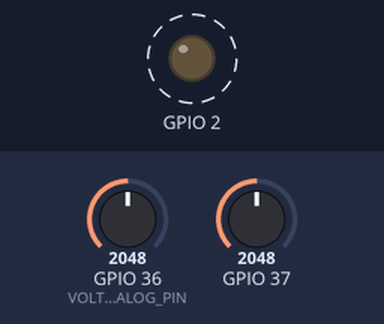
A program run on a simulated ESP32. On the bench: output pins drawn as LEDs (lit = HIGH). Dashed ring = blinking. The inputs (shaded band) are chosen by the test bench; at power-on: GPIO 36 (VOLTAGE_ANALOG_PIN) = 2048, GPIO 37 = 2048.

Above: at 0.05 s.
Timing chart, 0 to 3.0 s (numbered marks = the images above):
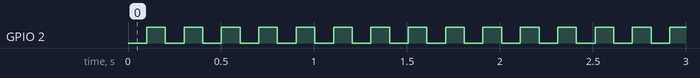

Measured:
- by itself, GPIO 2: alternates HIGH for 0.10 s and LOW for 0.10 s

The program:

main.cpp
```cpp
#include <Arduino.h>
#include "config.h"
#include "log.h"
#include "BME280.h"
#include "BaroAltitudeSensor.h"
#include "AutoCurrentSensor.h"
#include "CurrentSensor.h"
#include "BatterySensor.h"
#include "CellCountDetector.h"
#include "VoltageSensor.h"
#include "NeoGPSSensor.h"
#include "GPSSensor.h"
#include "FlightModeSensor.h"
#include "crc8.h"
#include "CrsfProtocol.h"
#include "MeanValueFilter.h"

static Crc8 crc(CRSFProtocol::CRSF_POLY);
static CRSFProtocol protocol(crc);

#ifdef BATTERY_SENSOR
static BatterySensor *pBatterySensor;
#endif

#ifdef BARO_ALTITUDE_SENSOR
static BaroAltitudeSensor *pBaroAltitudeSensor;
#endif

#ifdef GPS_SENSOR
static GPSSensor *pGPSSensor;
#endif

#ifdef FLIGHT_MODE_SENSOR
static FlightModeSensor *pFlightModeSensor;
#endif

Stream *pCrsfStream = nullptr;

void setup() {
    pinMode(BUILTIN_LED_PORT, OUTPUT);
#ifdef CONFIGURE_ANALOG_REFERENCE_SOURCE
    analogReference(ANALOG_REFERENCE_SOURCE);
#endif

    Serial.begin(9600);

#ifdef ARDUINO_AVR_PRO
    Serial.begin(CRSF_BAUDRATE, SERIAL_8N1);
    pCrsfStream = &Serial;
#else
#if defined(CRSF_RX_PIN) && defined(CRSF_TX_PIN)
    Serial1.begin(CRSF_BAUDRATE, SERIAL_8N1, CRSF_RX_PIN, CRSF_TX_PIN);
    pCrsfStream = &Serial1;
#else
    Serial1.begin(CRSF_BAUDRATE);
    pCrsfStream = &Serial1;
#endif
#endif

#ifdef BATTERY_SENSOR
    VoltageSensor *pVoltageSensor = nullptr;
#endif
#ifdef VOLTAGE_SENSOR
    CellCountDetector *pCellCountDetector = nullptr;
    pCellCountDetector = new CellCountDetector();
    pCellCountDetector->setCalibrationPeriod(CALIBRATION_PERIOD);

    pVoltageSensor = new VoltageSensor(VOLTAGE_ANALOG_PIN, RESISTOR_TO_VOLTAGE, RESISTOR_TO_GROUND);
    pVoltageSensor->setFilter(new MeanValueFilter());
    pVoltageSensor->setReportInterval(STANDARD_REPORT_INTERVAL);
#endif

#ifdef BATTERY_SENSOR
    ICurrentSensor *pCurrentSensor = nullptr;
#endif
#ifdef CURRENT_SENSOR
    AutoCurrentSensor *pSensor = new AutoCurrentSensor(CURRENT_ANALOG_PIN);
    pSensor->setMilliVoltsPerAmp(MILLIVOLTS_PER_AMP);
    pSensor->setFilter(new MeanValueFilter);
    pSensor->setCalibrationPeriod(CALIBRATION_PERIOD);
    pSensor->setReportInterval(STANDARD_REPORT_INTERVAL);
    pCurrentSensor = pSensor;
#endif

#ifdef BATTERY_SENSOR
    pBatterySensor = new BatterySensor();
    pBatterySensor->setVoltageSensor(pVoltageSensor);
    pBatterySensor->setCurrentSensor(pCurrentSensor);
    pBatterySensor->setCellCountDetector(pCellCountDetector);
#endif

#ifdef BARO_ALTITUDE_SENSOR
    Wire.begin(BARO_SDA_PIN, BARO_SCL_PIN);
    pBaroAltitudeSensor = new BaroAltitudeSensor(new BME280());
    pBaroAltitudeSensor->setFilter(new MeanValueFilter());
    pBaroAltitudeSensor->setCalibrationPeriod(CALIBRATION_PERIOD);
    pBaroAltitudeSensor->setReportInterval(STANDARD_REPORT_INTERVAL);
#endif

#ifdef GPS_SENSOR
    Serial2.begin(GPS_BAUDRATE, SERIAL_8N1, GPS_RX_PIN, GPS_TX_PIN);
    pGPSSensor = new GPSSensor(new NeoGPSSensor(Serial2));
#endif

#ifdef FLIGHT_MODE_SENSOR
    pFlightModeSensor = new FlightModeSensor();
#endif
}

void loop() {
    static bool ledState = false;
    uint8_t *payLoad;

    digitalWrite(BUILTIN_LED_PORT, ledState ? HIGH : LOW);
    ledState = !ledState;

#ifdef BATTERY_SENSOR
    pBatterySensor->update();
    payLoad = pBatterySensor->getPayLoad();
    protocol.setData(BatterySensor::FRAMETYPE, payLoad, BatterySensor::PAYLOAD_LEN);
    protocol.write(*pCrsfStream);
#endif

#ifdef BARO_ALTITUDE_SENSOR
    pBaroAltitudeSensor->update();
    payLoad = pBaroAltitudeSensor->getPayLoad();
    protocol.setData(BaroAltitudeSensor::FRAMETYPE, payLoad, BaroAltitudeSensor::PAYLOAD_LEN);
    protocol.write(*pCrsfStream);
#endif

#ifdef GPS_SENSOR
    pGPSSensor->update();
    payLoad = pGPSSensor->getPayLoad();
    protocol.setData(GPSSensor::FRAMETYPE, payLoad, GPSSensor::PAYLOAD_LEN);
    protocol.write(*pCrsfStream);
#endif

#ifdef FLIGHT_MODE_SENSOR
    pFlightModeSensor->update();
    payLoad = pFlightModeSensor->getPayLoad();
    protocol.setData(FlightModeSensor::FRAMETYPE, payLoad, pFlightModeSensor->getPayLoadLen());
    protocol.write(*pCrsfStream);
#endif

  	delay(UPDATE_RATE);
}
```

AutoCurrentSensor.cpp
```cpp
#include <Arduino.h>
#include <log.h>
#include "AutoCurrentSensor.h"
#include "CurrentSensor.h"
#include "MeanValueFilter.h"

#define SECONDS_PER_HOUR 3600.0

AutoCurrentSensor::AutoCurrentSensor(uint8_t analogPin) :
    CurrentSensor(analogPin),
    pCalibrationFilter(new MeanValueFilter()),
    calibrationPeriod(0),
    calibrating(true) {
}

void AutoCurrentSensor::calibrate() {
    double pinVoltage = readPinVoltage();
    pCalibrationFilter->addValue(pinVoltage);
    LOG("Add value: ", pinVoltage, "\n");

    unsigned long elapsedTime = timer.getElapsedTime();
    if (elapsedTime >= calibrationPeriod) {
        double filteredValue = 1000.0 * pCalibrationFilter->getFilteredValue();
        LOG("FilteredValue: ", filteredValue, "\n");
        setMilliVoltsForZeroAmps(filteredValue);
        calibrating = false;
        timer.reset();
    }
}

void AutoCurrentSensor::update() {
    if (calibrating)
        calibrate();
    else
        CurrentSensor::update();
}

void AutoCurrentSensor::setCalibrationPeriod(unsigned long calibrationPeriod) {
    this->calibrationPeriod = calibrationPeriod;
}
```

AutoCurrentSensor.h
```cpp
#ifndef AUTO_CURRENT_SENSOR_H
#define AUTO_CURRENT_SENSOR_H

#include <stdint.h>
#include "config.h"
#include "CurrentSensor.h"
#include "Filter.h"
#include "Timer.h"

/**
 * An automatic calibrating current measurement sensor.
 * The sensor takes the first measured values as zero Amp reference.
 * You have to make sure to reduce the input voltage to the range [0..ANALOG_VOLTAGE_REFERENCE]
 * eventually by using a voltage divider.
 */
class AutoCurrentSensor : public CurrentSensor {
    public:
        explicit AutoCurrentSensor(uint8_t analogPin);
        void setCalibrationPeriod(unsigned long calibrationPeriod);
        virtual void update() override;

    private:
        AutoCurrentSensor(const AutoCurrentSensor &) = delete;
        void operator=(const AutoCurrentSensor &) = delete;
        Filter *pCalibrationFilter;
        unsigned long calibrationPeriod;
        bool calibrating;

        void calibrate();
        void updateValue();
};

#endif  
```

BaroAltitudeSensor.cpp
```cpp
#include <stdint.h>
#include <math.h>
#include <Arduino.h>
#include <Encoder.h>
#include "log.h"
#include "BaroAltitudeSensor.h"

BaroAltitudeSensor::BaroAltitudeSensor(IAltitudeSensor *pAltitudeSensor) :
    calibrating(true),
    zeroAltitude(0.0),
    altitude(0.0),
    verticalSpeed(0.0),
    pAltitudeSensor(pAltitudeSensor),
    pFilter(nullptr),
    calibrationPeriod(0),
    reportInterval(0) {
}

void BaroAltitudeSensor::calibrate() {
    float readAltitude = pAltitudeSensor->readAltitude();
    pFilter->addValue(readAltitude);
    unsigned long elapsedTime = timer.getElapsedTime();
    if (elapsedTime >= calibrationPeriod) {
        zeroAltitude = pFilter->getFilteredValue();
        calibrating = false;
        pFilter->reset();
        timer.reset();
    }
}

void BaroAltitudeSensor::updateValue() {
    float readAltitude = pAltitudeSensor->readAltitude();
    pFilter->addValue(readAltitude);
    unsigned long elapsedTime = timer.getElapsedTime();
    if (elapsedTime >= reportInterval) {
        float newAltitude = pFilter->getFilteredValue() - zeroAltitude;
        pFilter->reset();
        verticalSpeed = 1000.0 * (newAltitude - altitude) / elapsedTime;
        LOG("newAltitude:", newAltitude, " verticalSpeed:", verticalSpeed, "\n");
        altitude = newAltitude;
        timer.reset();
    }
}

void BaroAltitudeSensor::update() {
    if (calibrating)
        calibrate();
    else
        updateValue();
}

uint8_t *BaroAltitudeSensor::getPayLoad() {
    uint16_t valAltitude = (uint16_t)(round(10000.0 + 10 * altitude)); /// 10000 + dm
    int16_t valVerticalSpeed = (int16_t)(round(100 * verticalSpeed)); // cm/s

    uint8_t *buffer = payLoad;
    buffer = Encoder::encode16(valAltitude, buffer);
    Encoder::encode16(valVerticalSpeed, buffer);

    return payLoad;
}

void BaroAltitudeSensor::setFilter(Filter *pFilter) {
    this->pFilter = pFilter;
}

void BaroAltitudeSensor::setCalibrationPeriod(unsigned long calibrationPeriod) {
    this->calibrationPeriod = calibrationPeriod;
}

void BaroAltitudeSensor::setReportInterval(unsigned long reportInterval) {
    this->reportInterval = reportInterval;
}
```

BaroAltitudeSensor.h
```cpp
#include <stdint.h>
#include "IAltitudeSensor.h"
#include "Filter.h"
#include "Timer.h"

class BaroAltitudeSensor {
    public:
        static const unsigned int PAYLOAD_LEN = 4;
        static const unsigned int FRAMETYPE = 0x09;

        explicit BaroAltitudeSensor(IAltitudeSensor *pAltitudeSensor);
        void update();
        uint8_t *getPayLoad();
        void setFilter(Filter *pFilter);
        void setCalibrationPeriod(unsigned long calibrationPeriod);
        void setReportInterval(unsigned long reportInterval);

    private:
        bool calibrating;
        float zeroAltitude;
        float altitude;
        float verticalSpeed;
        uint8_t payLoad[PAYLOAD_LEN];
        IAltitudeSensor *pAltitudeSensor;
        Filter *pFilter;
        unsigned long calibrationPeriod;
        unsigned long reportInterval;
        Timer timer;

        void calibrate();
        void updateValue();

};
```

BatterySensor.cpp
```cpp
#include "BatterySensor.h"
#include <Encoder.h>
#include "log.h"

const float BatterySensor::lipoVoltage[NUM_INTERPOLATION_POINTS] = {3.4, 3.5, 3.6, 3.7, 3.8, 3.9, 4.0, 4.1, 4.2};
const float BatterySensor::lipoPercent[NUM_INTERPOLATION_POINTS] = {0.0, 8.0, 22.0, 45.0, 65.0, 80.0, 90.0, 97.0, 100.0};

BatterySensor::BatterySensor() :
    voltage(0),
    current(0),
    capacity(0),
    remaining(0),
    payLoad{0,},
    pVoltageSensor(nullptr),
    pCurrentSensor(nullptr),
    pCellCountDetector(nullptr) {
}

void BatterySensor::setVoltageSensor(IVoltageSensor *pVoltageSensor) {
    this->pVoltageSensor = pVoltageSensor;
}

void BatterySensor::setCurrentSensor(ICurrentSensor *pCurrentSensor) {
    this->pCurrentSensor = pCurrentSensor;
}

void BatterySensor::setCellCountDetector(CellCountDetector *pCellCountDetector) {
    this->pCellCountDetector = pCellCountDetector;
}

void BatterySensor::update() {
    if (pVoltageSensor) {
        pVoltageSensor->update();
        voltage = pVoltageSensor->getVoltage();
        LOG("Voltage: ", voltage, " V\n");

        pCellCountDetector->addVoltage(voltage);
        if (pCellCountDetector->calibrationDone()) {
            remaining = estimateRemaining(voltage);
            LOG("Remaining: ", remaining, " %\n");
        }
    }

    if (pCurrentSensor) {
        pCurrentSensor->update();
        current = pCurrentSensor->getCurrent();
        LOG("Current ", current, " A\n");
        capacity = pCurrentSensor->getConsumption();
        LOG("Capacity ", capacity, " mAh\n");
    }
}

uint8_t *BatterySensor::getPayLoad() {
    uint16_t valVoltage = (uint16_t)(round(10.0 * voltage));
    uint16_t valCurrent = (uint16_t)(round(10.0 * current));
    uint32_t valCapacity = (uint32_t)(round(capacity));
    uint8_t valRemaining = (uint8_t)(round(remaining));

    uint8_t *buffer = payLoad;
    buffer = Encoder::encode16(valVoltage, buffer);
    buffer = Encoder::encode16(valCurrent, buffer);
    buffer = Encoder::encode24(valCapacity, buffer);
    Encoder::encode8(valRemaining, buffer);
    return payLoad;
}

float BatterySensor::estimateRemaining(float voltage) {
    float estimatedRemaining = 0;
    uint8_t cellCount = pCellCountDetector->getCellCount();

    float cellVoltage = voltage / cellCount;

    if (cellVoltage < lipoVoltage[0])
        estimatedRemaining = 0;
    else if (cellVoltage > lipoVoltage[NUM_INTERPOLATION_POINTS - 1])
        estimatedRemaining = 100.0;
    else {
        for (unsigned index = 0; index < NUM_INTERPOLATION_POINTS - 2; ++index) {
            float lowerVoltage = lipoVoltage[index];
            float upperVoltage = lipoVoltage[index + 1];
            if ((lowerVoltage <= cellVoltage) && (cellVoltage <= upperVoltage)) {
                float diffVoltage = upperVoltage - lowerVoltage;
                float lowerPercentage = lipoPercent[index];
                float upperPercentage = lipoPercent[index + 1];
                float diffPercentage = upperPercentage - lowerPercentage;
                estimatedRemaining = lowerPercentage + diffPercentage * ((cellVoltage - lowerVoltage) / diffVoltage);
            }
        }
    }
    return estimatedRemaining;
}
```

BatterySensor.h
```cpp
#ifndef BATTERY_SENSOR_H
#define BATTERY_SENSOR_H

#include <stdint.h>
#include <ICurrentSensor.h>
#include <IVoltageSensor.h>
#include "CellCountDetector.h"

class BatterySensor {
    public:
        static const unsigned int PAYLOAD_LEN = 8;
        static const unsigned int FRAMETYPE = 0x08;

        BatterySensor();
        void update();
        void setVoltageSensor(IVoltageSensor *pVoltageSensor);
        void setCurrentSensor(ICurrentSensor *pCurrentSensor);
        void setCellCountDetector(CellCountDetector *pCellCountDetector);

        uint8_t *getPayLoad();

    private:
        static const unsigned NUM_INTERPOLATION_POINTS = 9;
        static const float lipoVoltage[NUM_INTERPOLATION_POINTS];
        static const float lipoPercent[NUM_INTERPOLATION_POINTS];

        float voltage;
        float current;
        float capacity;
        float remaining;
        uint8_t payLoad[PAYLOAD_LEN];

        IVoltageSensor *pVoltageSensor;
        ICurrentSensor *pCurrentSensor;
        CellCountDetector *pCellCountDetector;
        uint8_t estimateCellCount(float voltage);
        float estimateRemaining(float voltage);
};

#endif
```

CellCountDetector.cpp
```cpp
#include <Arduino.h>
#include "CellCountDetector.h"

CellCountDetector::CellCountDetector() :
    calibrating(true),
    calibrationPeriod(0),
    cellCount(0) {
}

void CellCountDetector::addVoltage(float voltage) {
    if (calibrating) {
        meanValueFilter.addValue(voltage);
        if (timer.getElapsedTime() >= calibrationPeriod) {
            float meanVoltage = meanValueFilter.getFilteredValue();
            cellCount = estimateCellCount(meanVoltage);
            calibrating = false;
        }
    }
}

void CellCountDetector::setCalibrationPeriod(unsigned long calibrationPeriod) {
    this->calibrationPeriod = calibrationPeriod;
    timer.reset();
}

bool CellCountDetector::calibrationDone() {
    return ! calibrating;
}

uint8_t CellCountDetector::getCellCount() {
    return cellCount;
}

uint8_t CellCountDetector::estimateCellCount(float voltage) {
    for (uint8_t numCells = 1; numCells <= MAX_CELLS; ++numCells) {
        if ((numCells * CELL_EMPTY_VOLTS <= voltage) && (voltage <= numCells * CELL_FULL_VOLTS)) {
            return numCells;
        }
    }
    // Strange battery voltage...
    return max((uint8_t)1, (uint8_t)(round(voltage / CELL_NORM_VOLTS)));
}
```

CellCountDetector.h
```cpp
#ifndef CELL_COUNT_DETECTOR_H
#define CELL_COUNT_DETECTOR_H

#include <stdint.h>
#include "Timer.h"
#include "MeanValueFilter.h"

class CellCountDetector {
    public:
        CellCountDetector();
        void addVoltage(float voltage);
        void setCalibrationPeriod(unsigned long calibrationPeriod);
        bool calibrationDone();
        uint8_t getCellCount();

    private:
        static constexpr float CELL_EMPTY_VOLTS = 3.0;
        static constexpr float CELL_NORM_VOLTS = 3.7;
        static constexpr float CELL_FULL_VOLTS = 4.2;
        static const unsigned MAX_CELLS = 12;

        bool calibrating;
        Timer timer;
        unsigned long calibrationPeriod;
        MeanValueFilter meanValueFilter;
        uint8_t cellCount;
        uint8_t estimateCellCount(float voltage);
};

#endif
```

CrsfProtocol.cpp
```cpp
#include "CrsfProtocol.h"
#include <string.h>

#define POS_SYNC 0
#define POS_LEN  1
#define POS_TYPE 2
#define START_PAYLOAD 3

#define CRSF_SYNC_BYTE 0xC8
#define CRSF_CRC_POLY 0xD5

CRSFProtocol::CRSFProtocol(Crc8 &crc8) :
    crc8(crc8),
    bufferLen(0) {
        memset(buffer, '\000', CRSFProtocol::MAX_LEN);
}

void CRSFProtocol::setData(uint8_t frameType, const uint8_t *payLoad, uint8_t payLoadLen)
{
    buffer[POS_SYNC] = CRSF_SYNC_BYTE;
    buffer[POS_LEN] = payLoadLen + 2;
    buffer[POS_TYPE] = frameType;
    memcpy(&buffer[START_PAYLOAD], payLoad,payLoadLen);
    buffer[payLoadLen + 3] = crc8.calc(&buffer[POS_TYPE], payLoadLen + 1);
    bufferLen = payLoadLen + 4;
}

void CRSFProtocol::write(Stream &stream) {
    while (stream.availableForWrite() < bufferLen) {
      delay(10);
    }
    stream.write(buffer, bufferLen);
}
```

CrsfProtocol.h
```cpp
#ifndef CRSF_PROTOCOL_H
#define CRSF_PROTOCOL_H

#include <Arduino.h>
#include <stdint.h>
#include <crc8.h>

class CRSFProtocol {
    public:
        explicit CRSFProtocol(Crc8 &crc8);
        void setData(uint8_t frameType, const uint8_t *payLoad, uint8_t payLoadLen);
        void write(Stream &stream);

        static const uint16_t MAX_LEN = 64;
        static const uint8_t CRSF_POLY = 0xD5;

    private:
        Crc8 &crc8;
        uint8_t bufferLen;
        uint8_t buffer[MAX_LEN];
};

#endif
```

CurrentSensor.h
```cpp
#ifndef CURRENT_SENSOR_H
#define CURRENT_SENSOR_H

#include <stdint.h>
#include "config.h"
#include "ICurrentSensor.h"
#include "Filter.h"
#include "Timer.h"

/**
 * A current measurement sensor.
 * You have to make sure to reduce the input voltage to the range [0..ANALOG_VOLTAGE_REFERENCE]
 * eventually by using a voltage divider.
 */
class CurrentSensor : public ICurrentSensor {
    public:
        explicit CurrentSensor(uint8_t analogPin);
        void setMilliVoltsForZeroAmps(double milliVoltsForZeroAmps);
        void setMilliVoltsPerAmp(double milliVoltsPerAmp);
        void setReportInterval(unsigned long reportInterval);
        void setFilter(Filter *pFilter);
        virtual void update() override;
        double getCurrent() override;
        double getConsumption() override;

    protected:
        Timer timer;
        double readPinVoltage();

    private:
        uint8_t analogPin;
        double milliVoltsForZeroAmps;
        double milliVoltsPerAmp;
        double current; // A
        double consumption; // mAh
        Filter *pFilter;
        unsigned long reportInterval;
};

#endif  
```

IAltitudeSensor.h
```cpp
#ifndef IALTITUDE_SENSOR_H
#define IALTITUDE_SENSOR_H

class IAltitudeSensor {
    public:
        virtual float readAltitude() = 0;
};

#endif
```

Source omitted: CurrentSensor.cpp (1713 bytes), FlightModeSensor.cpp (399 bytes), FlightModeSensor.h (588 bytes), GPSSensor.cpp (1354 bytes), GPSSensor.h (607 bytes), ICurrentSensor.h (220 bytes), IGPSDataProvider.h (378 bytes), IVoltageSensor.h (174 bytes), Timer.cpp (219 bytes), Timer.h (197 bytes), VoltageSensor.cpp (1120 bytes), VoltageSensor.h (1149 bytes) and 7 more
